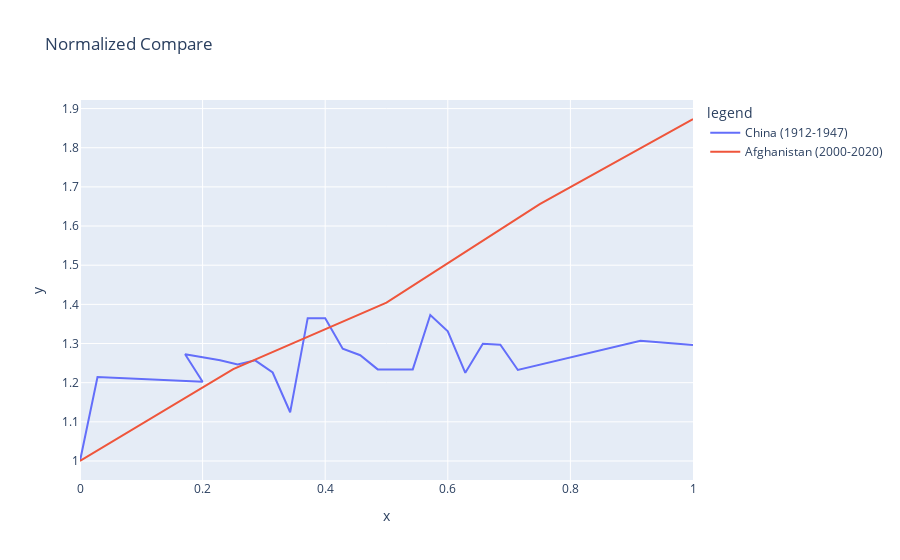

Notebook code cell kept with this figure:
### Code cell
legend = {
    'China': 'China (1912-1947)',
    'Afghanistan': 'Afghanistan (2000-2020)'
}
df['legend'] = df['name'].map(lambda e: legend[e])
fig = px.line(df, x='x', y='y', color='legend', title='Normalized Compare')
fig.show()

### Figure 1 — Plotly figure (JSON) as saved in the notebook; plotly's stock layout.template omitted (floating-point values rounded to 4 significant figures)
{"data": [{"hovertemplate": "legend=China (1912-1947)<br>x=%{x}<br>y=%{y}<extra></extra>", "legendgroup": "China (1912-1947)", "line": {"color": "#636efa", "dash": "solid"}, "mode": "lines", "name": "China (1912-1947)", "orientation": "v", "showlegend": true, "type": "scatter", "x": [0, 0.02857, 0.2, 0.1714, 0.2286, 0.2571, 0.2857, 0.3143, 0.3429, 0.3714, 0.4, 0.4286, 0.4571, 0.4857, 0.5429, 0.5714, 0.6, 0.6286, 0.6571, 0.6857, 0.7143, 0.9143, 1], "xaxis": "x", "y": [1, 1.214, 1.202, 1.272, 1.257, 1.246, 1.257, 1.226, 1.124, 1.365, 1.365, 1.287, 1.27, 1.234, 1.234, 1.373, 1.331, 1.225, 1.299, 1.297, 1.232, 1.307, 1.296], "yaxis": "y"}, {"hovertemplate": "legend=Afghanistan (2000-2020)<br>x=%{x}<br>y=%{y}<extra></extra>", "legendgroup": "Afghanistan (2000-2020)", "line": {"color": "#EF553B", "dash": "solid"}, "mode": "lines", "name": "Afghanistan (2000-2020)", "orientation": "v", "showlegend": true, "type": "scatter", "x": [0, 0.25, 0.5, 0.75, 1], "xaxis": "x", "y": [1, 1.235, 1.404, 1.656, 1.873], "yaxis": "y"}], "layout": {"legend": {"title": {"text": "legend"}, "tracegroupgap": 0}, "title": {"text": "Normalized Compare"}, "xaxis": {"anchor": "y", "domain": [0, 1], "title": {"text": "x"}}, "yaxis": {"anchor": "x", "domain": [0, 1], "title": {"text": "y"}}}}
